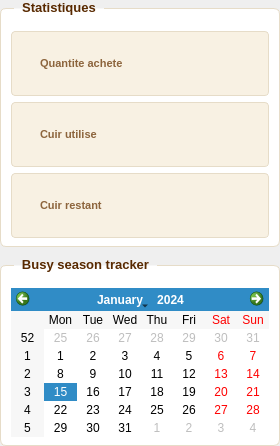
              <widget class="QWidget" name="employesRightPanel" native="true">
               <property name="minimumSize">
                <size>
                 <width>280</width>
                 <height>0</height>
                </size>
               </property>
               <property name="maximumSize">
                <size>
                 <width>320</width>
                 <height>16777215</height>
                </size>
               </property>
               <layout class="QVBoxLayout" name="rightColumnLayout">
                <property name="spacing">
                 <number>10</number>
                </property>
                <property name="leftMargin">
                 <number>0</number>
                </property>
                <property name="topMargin">
                 <number>0</number>
                </property>
                <property name="rightMargin">
                 <number>0</number>
                </property>
                <property name="bottomMargin">
                 <number>0</number>
                </property>
                <item>
                 <widget class="QGroupBox" name="statsGroupBox">
                  <property name="styleSheet">
                   <string notr="true">QGroupBox {
  background-color: white;
  border: 1px solid rgb(230, 220, 200);
  border-radius: 6px;
  margin-top: 8px;
  padding-top: 14px;
  font-weight: bold;
  font-size: 13px;
  color: rgb(88, 41, 0);
}
QGroupBox::title {
  subcontrol-origin: margin;
  left: 14px;
  padding: 0 6px;
}
QLabel {
  font-weight: normal;
}</string>
                  </property>
                  <property name="title">
                   <string>Statistiques</string>
                  </property>
                  <layout class="QVBoxLayout" name="statsLayout">
                   <property name="spacing">
                    <number>6</number>
                   </property>
                   <property name="leftMargin">
                    <number>10</number>
                   </property>
                   <property name="topMargin">
                    <number>8</number>
                   </property>
                   <property name="rightMargin">
                    <number>10</number>
                   </property>
                   <property name="bottomMargin">
                    <number>8</number>
                   </property>
                   <item>
                    <widget class="QFrame" name="statCard1">
                     <property name="styleSheet">
                      <string notr="true">QFrame {
  background-color: rgb(248, 241, 227);
  border: 1px solid rgb(230, 220, 200);
  border-radius: 4px;
  padding: 8px;
}</string>
                     </property>
                     <layout class="QVBoxLayout" name="statCard1Layout">
                      <property name="spacing">
                       <number>2</number>
                      </property>
                      <item>
                       <widget class="QLabel" name="statTitle1">
                        <property name="styleSheet">
                         <string notr="true">font-size: 11px; color: rgb(140, 100, 60); border: none; font-weight: bold;</string>
                        </property>
                        <property name="text">
                         <string>Quantite achete</string>
                        </property>
                       </widget>
                      </item>
                     </layout>
                    </widget>
                   </item>
                   <item>
                    <widget class="QFrame" name="statCard2">
                     <property name="styleSheet">
                      <string notr="true">QFrame {
  background-color: rgb(248, 241, 227);
  border: 1px solid rgb(230, 220, 200);
  border-radius: 4px;
  padding: 8px;
}</string>
                     </property>
                     <layout class="QVBoxLayout" name="statCard2Layout">
                      <property name="spacing">
                       <number>2</number>
                      </property>
                      <item>
                       <widget class="QLabel" name="statTitle2">
                        <property name="styleSheet">
                         <string notr="true">font-size: 11px; color: rgb(140, 100, 60); border: none; font-weight: bold;</string>
                        </property>
                        <property name="text">
                         <string>Cuir utilise</string>
                        </property>
                       </widget>
                      </item>
                     </layout>
                    </widget>
                   </item>
                   <item>
                    <widget class="QFrame" name="statCard3">
                     <property name="styleSheet">
                      <string notr="true">QFrame {
  background-color: rgb(248, 241, 227);
  border: 1px solid rgb(230, 220, 200);
  border-radius: 4px;
  padding: 8px;
}</string>
                     </property>
                     <layout class="QVBoxLayout" name="statCard3Layout">
                      <property name="spacing">
                       <number>2</number>
                      </property>
                      <item>
                       <widget class="QLabel" name="statTitle3">
                        <property name="styleSheet">
                         <string notr="true">font-size: 11px; color: rgb(140, 100, 60); border: none; font-weight: bold;</string>
                        </property>
                        <property name="text">
                         <string>Cuir restant</string>
                        </property>
                       </widget>
                      </item>
                     </layout>
                    </widget>
                   </item>
                  </layout>
                 </widget>
                </item>
                <item>
                 <widget class="QGroupBox" name="chatGroupBox">
                  <property name="styleSheet">
                   <string notr="true">QGroupBox {
  background-color: white;
  border: 1px solid rgb(230, 220, 200);
  border-radius: 6px;
  margin-top: 8px;
  padding-top: 14px;
  font-weight: bold;
  font-size: 13px;
  color: rgb(88, 41, 0);
}
QGroupBox::title {
  subcontrol-origin: margin;
  left: 14px;
  padding: 0 6px;
}
QTextEdit {
  border: 1px solid rgb(230, 220, 200);
  border-radius: 4px;
  font-size: 12px;
  color: rgb(88, 41, 0);
  background-color: rgb(252, 248, 240);
  font-weight: normal;
}
QLineEdit {
  border: 1px solid rgb(200, 150, 100);
  border-radius: 4px;
  padding: 5px 8px;
  font-size: 12px;
  color: rgb(88, 41, 0);
  background-color: white;
  font-weight: normal;
}</string>
                  </property>
                  <property name="title">
                   <string>Busy season tracker</string>
                  </property>
                  <layout class="QVBoxLayout" name="chatLayout">
                   <property name="spacing">
                    <number>6</number>
                   </property>
                   <property name="leftMargin">
                    <number>10</number>
                   </property>
                   <property name="topMargin">
                    <number>8</number>
                   </property>
                   <property name="rightMargin">
                    <number>10</number>
                   </property>
                   <property name="bottomMargin">
                    <number>8</number>
                   </property>
                   <item>
                    <widget class="QCalendarWidget" name="calendarWidget"/>
                   </item>
                   <item>
                    <layout class="QHBoxLayout" name="chatInputLayout">
                     <property name="spacing">
                      <number>6</number>
                     </property>
                    </layout>
                   </item>
                  </layout>
                 </widget>
                </item>
               </layout>
              </widget>
